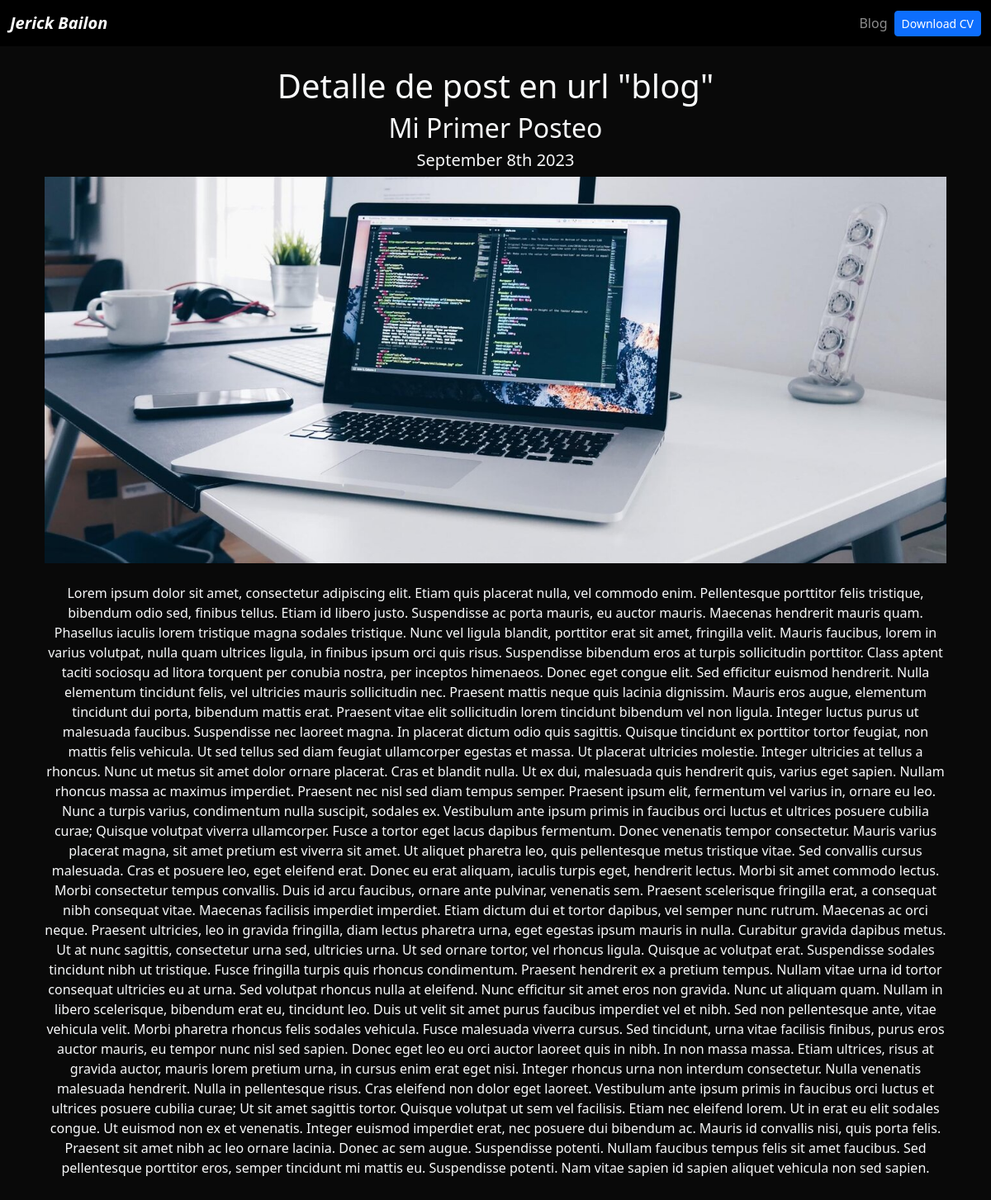
The page /blog/1 on the database its author committed.
### blog/models.py (models this page shows)
class Post(models.Model):
    title = models.CharField(max_length=100)
    description = models.TextField()
    image = models.ImageField(upload_to='blog/images')
    date = models.DateField(datetime.date.today)

### blog/views.py (the view)
# urls.py: path("<int:post_id>",post_detail, name="post_detail")
def post_detail(request, post_id):
    post = get_object_or_404(Post, pk=post_id)
    return render (request,'post_detail.html', {"post":post})

### blog/templates/post_detail.html
{%extends 'layout.html' %}
{%block content %}
<div class = "text-center">
<h1>Detalle de post en url "blog"</h1>
<h2>{{post.title}}</h2>
<h3 class= "my-2 h5">{{post.date|date:'F jS Y'}}</h3>
<img src="{{post.image.url}}" alt="{{post.title}}" class = "img-fluid"/>
<div class= "my-4">
<p>{{post.description|safe}}</p>
</div>
</div>
{% endblock %}

### portfolio/static/main.css (style rules this page uses)
body { background: #090909 ; }

### rows shown on the page
Post: title "Mi Primer Posteo", date "September 8th 2023", image (picture), description "Lorem ipsum dolor sit amet, consectetur adipiscing elit. Etiam quis placerat nulla, vel commodo enim. Pellentesque porttitor felis tristique, bibendum odio sed, finibus tellus. Etiam id libero justo. Suspendisse ac porta mauris, eu auctor mauris. Maecenas hendrerit mauris quam. Phasellus iaculis lorem tristique magna sodales tristique. Nunc vel ligula blandit, porttitor erat sit amet, fringilla velit. Mauris faucibus, lorem in varius volutpat, nulla quam ultrices ligula, in finibus ipsum orci quis risus. Suspendisse bibendum eros at turpis sollicitudin porttitor. Class aptent taciti sociosqu ad litora torquent per conubia nostra, per inceptos himenaeos. Donec eget congue elit. Sed efficitur…"
